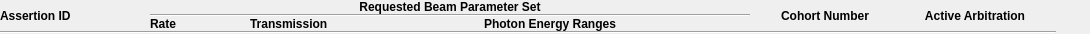
<?xml version="1.0" encoding="UTF-8"?>
<ui version="4.0">
 <class>Form</class>
 <widget class="QWidget" name="Form">
  <property name="geometry">
   <rect>
    <x>0</x>
    <y>0</y>
    <width>1056</width>
    <height>47</height>
   </rect>
  </property>
  <property name="minimumSize">
   <size>
    <width>1056</width>
    <height>47</height>
   </size>
  </property>
  <property name="maximumSize">
   <size>
    <width>1056</width>
    <height>47</height>
   </size>
  </property>
  <property name="windowTitle">
   <string>Form</string>
  </property>
  <layout class="QVBoxLayout" name="verticalLayout_2">
   <property name="spacing">
    <number>0</number>
   </property>
   <property name="sizeConstraint">
    <enum>QLayout::SetFixedSize</enum>
   </property>
   <property name="leftMargin">
    <number>0</number>
   </property>
   <property name="topMargin">
    <number>0</number>
   </property>
   <property name="rightMargin">
    <number>0</number>
   </property>
   <property name="bottomMargin">
    <number>0</number>
   </property>
   <item>
    <layout class="QHBoxLayout" name="horizontalLayout_3">
     <property name="spacing">
      <number>0</number>
     </property>
     <property name="sizeConstraint">
      <enum>QLayout::SetFixedSize</enum>
     </property>
     <item>
      <widget class="QLabel" name="label_5">
       <property name="minimumSize">
        <size>
         <width>150</width>
         <height>0</height>
        </size>
       </property>
       <property name="maximumSize">
        <size>
         <width>150</width>
         <height>16777215</height>
        </size>
       </property>
       <property name="font">
        <font>
         <weight>75</weight>
         <bold>true</bold>
        </font>
       </property>
       <property name="text">
        <string>Assertion ID</string>
       </property>
      </widget>
     </item>
     <item>
      <layout class="QVBoxLayout" name="verticalLayout">
       <property name="spacing">
        <number>0</number>
       </property>
       <property name="sizeConstraint">
        <enum>QLayout::SetFixedSize</enum>
       </property>
       <item>
        <widget class="QLabel" name="label_4">
         <property name="minimumSize">
          <size>
           <width>600</width>
           <height>0</height>
          </size>
         </property>
         <property name="maximumSize">
          <size>
           <width>600</width>
           <height>16777215</height>
          </size>
         </property>
         <property name="font">
          <font>
           <weight>75</weight>
           <bold>true</bold>
          </font>
         </property>
         <property name="text">
          <string>Requested Beam Parameter Set</string>
         </property>
         <property name="alignment">
          <set>Qt::AlignCenter</set>
         </property>
        </widget>
       </item>
       <item>
        <widget class="Line" name="line_2">
         <property name="orientation">
          <enum>Qt::Horizontal</enum>
         </property>
        </widget>
       </item>
       <item>
        <layout class="QHBoxLayout" name="horizontalLayout">
         <property name="spacing">
          <number>0</number>
         </property>
         <property name="sizeConstraint">
          <enum>QLayout::SetFixedSize</enum>
         </property>
         <item>
          <widget class="QLabel" name="label_10">
           <property name="minimumSize">
            <size>
             <width>100</width>
             <height>0</height>
            </size>
           </property>
           <property name="maximumSize">
            <size>
             <width>100</width>
             <height>16777215</height>
            </size>
           </property>
           <property name="font">
            <font>
             <weight>75</weight>
             <bold>true</bold>
            </font>
           </property>
           <property name="text">
            <string>Rate</string>
           </property>
           <property name="alignment">
            <set>Qt::AlignLeading|Qt::AlignLeft|Qt::AlignVCenter</set>
           </property>
          </widget>
         </item>
         <item>
          <widget class="QLabel" name="label_12">
           <property name="minimumSize">
            <size>
             <width>100</width>
             <height>0</height>
            </size>
           </property>
           <property name="maximumSize">
            <size>
             <width>100</width>
             <height>16777215</height>
            </size>
           </property>
           <property name="font">
            <font>
             <weight>75</weight>
             <bold>true</bold>
            </font>
           </property>
           <property name="text">
            <string>Transmission</string>
           </property>
           <property name="alignment">
            <set>Qt::AlignLeading|Qt::AlignLeft|Qt::AlignVCenter</set>
           </property>
          </widget>
         </item>
         <item>
          <widget class="QLabel" name="label_11">
           <property name="minimumSize">
            <size>
             <width>400</width>
             <height>0</height>
            </size>
           </property>
           <property name="maximumSize">
            <size>
             <width>400</width>
             <height>16777215</height>
            </size>
           </property>
           <property name="font">
            <font>
             <weight>75</weight>
             <bold>true</bold>
            </font>
           </property>
           <property name="text">
            <string>Photon Energy Ranges</string>
           </property>
           <property name="alignment">
            <set>Qt::AlignCenter</set>
           </property>
          </widget>
         </item>
        </layout>
       </item>
      </layout>
     </item>
     <item>
      <widget class="QLabel" name="label_6">
       <property name="minimumSize">
        <size>
         <width>150</width>
         <height>0</height>
        </size>
       </property>
       <property name="maximumSize">
        <size>
         <width>150</width>
         <height>16777215</height>
        </size>
       </property>
       <property name="font">
        <font>
         <weight>75</weight>
         <bold>true</bold>
        </font>
       </property>
       <property name="text">
        <string>Cohort Number</string>
       </property>
       <property name="alignment">
        <set>Qt::AlignCenter</set>
       </property>
       <property name="wordWrap">
        <bool>false</bool>
       </property>
      </widget>
     </item>
     <item>
      <widget class="QLabel" name="label_7">
       <property name="minimumSize">
        <size>
         <width>150</width>
         <height>0</height>
        </size>
       </property>
       <property name="maximumSize">
        <size>
         <width>150</width>
         <height>16777215</height>
        </size>
       </property>
       <property name="font">
        <font>
         <weight>75</weight>
         <bold>true</bold>
        </font>
       </property>
       <property name="text">
        <string>Active Arbitration</string>
       </property>
       <property name="alignment">
        <set>Qt::AlignCenter</set>
       </property>
       <property name="wordWrap">
        <bool>false</bool>
       </property>
      </widget>
     </item>
     <item>
      <spacer name="horizontalSpacer">
       <property name="orientation">
        <enum>Qt::Horizontal</enum>
       </property>
       <property name="sizeHint" stdset="0">
        <size>
         <width>40</width>
         <height>20</height>
        </size>
       </property>
      </spacer>
     </item>
    </layout>
   </item>
   <item>
    <widget class="Line" name="line">
     <property name="minimumSize">
      <size>
       <width>1056</width>
       <height>0</height>
      </size>
     </property>
     <property name="maximumSize">
      <size>
       <width>1056</width>
       <height>16777215</height>
      </size>
     </property>
     <property name="orientation">
      <enum>Qt::Horizontal</enum>
     </property>
    </widget>
   </item>
  </layout>
 </widget>
 <resources/>
 <connections/>
</ui>
